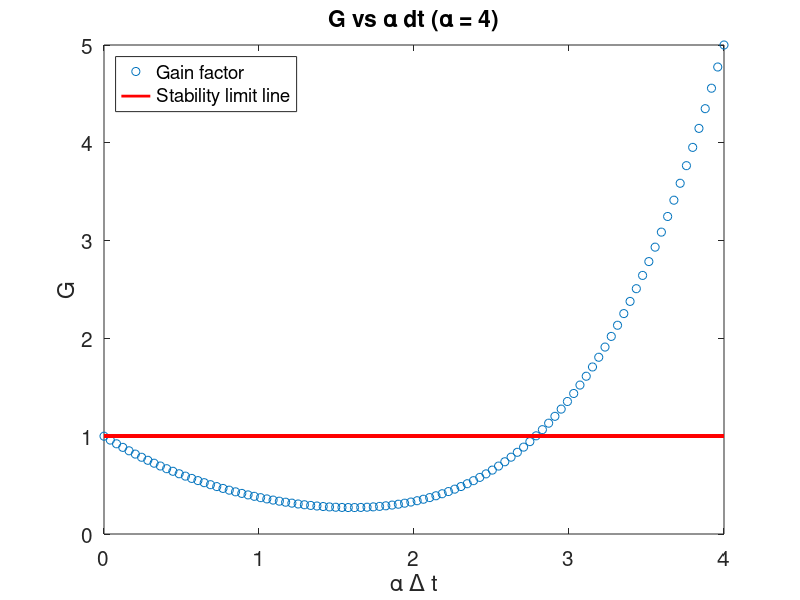

This figure's MATLAB source: (Note: this script raises an error after producing the figure.)
%% Introduction
%Aldous George
%EP 501
%Final Exam
%This code contains excerpts from codes provided by Dr. Zettergen.
%https://github.com/Zettergren-Courses/EP501_matlab/
clc
clearvars
close all
%% Problem 1

n = 100;
dt = linspace(0,1,n);
alpha = 4;
G=zeros(1,n);
for i=1:n
        G(i) = 1-(dt(i)*alpha)+(0.5*(dt(i)*alpha)^2)-...
            ((1/6)*(dt(i)*alpha)^3)+((1/24)*(dt(i)*alpha)^4);
end

figure(1);
alphadt=alpha.*dt;
plot(alphadt,G,'o');
set(gca,'FontSize',15);
ylabel('G');
xlabel('\alpha \Delta t');
hold on
plot(0:0.04:4,ones(101),'r','LineWidth',2);
legend('Gain factor','Stability limit line','Location','NorthWest');
title('G vs \alpha dt (\alpha = 4)')

%1-c
x=linspace(0,20,1000);        %radial independent variable
maxit =100;              %Max Iterations 
tol=1e-3;                %Tolerance
verbose =false;
g = @objfun1;
gprime = @objgradfun1;
ygrid=g(x);
g2 = @objfun2;
ygrid2 = ygrid+2;

for j=1:2
    x0=(j-1);    %Initial condition x_i
    [R(j),it,success]=newton_exact(g,gprime,x0,maxit,tol,verbose);
end
disp(['Real Roots: ', num2str(R)]);
figure(2)
subplot(1,2,1)
plot(x,ygrid)
set(gca,'FontSize',15);
ylim([-1,10]);
xlabel('\Delta t');
ylabel('gain factor');
title('G(\alpha ,\Delta t)-1 = 0')
subplot(1,2,2)
plot(x,ygrid2)
set(gca,'FontSize',15);
ylim([-1,10]);
title('G(\alpha ,\Delta t)+1 = 0')
xlabel('\Delta t');
ylabel('gain factor');

%1-d 
%Gridding in time
N=16;
tmin=0;
tmax=10;
t=linspace(tmin,tmax,N);
%t=[tmin:R(2):tmax];
dt=t(2)-t(1);

%true solution
y0=1;
ybar=y0*exp(-alpha*t);

%RK2
yRK2=zeros(1,N);
yRK2(1)=y0;
for n=2:N
    yhalf=yRK2(n-1)+dt/2*(-alpha*yRK2(n-1));
    yRK2(n)=yRK2(n-1)+dt*(-alpha*yhalf);
end %for

%RK4
yRK4=zeros(1,N);
yRK4(1)=y0;
for n=2:N
    dy1=dt*fRK(t(n-1),yRK4(n-1),alpha);
    dy2=dt*fRK(t(n-1)+dt/2,yRK4(n-1)+dy1/2,alpha);
    dy3=dt*fRK(t(n-1)+dt/2,yRK4(n-1)+dy2/2,alpha);
    dy4=dt*fRK(t(n-1)+dt,yRK4(n-1)+dy3,alpha);
    
    yRK4(n)=yRK4(n-1)+1/6*(dy1+2*dy2+2*dy3+dy4);
end %for

figure(3);
clf;
plot(t,ybar,'o-');
xlabel('t');
ylabel('y(t)');
set(gca,'FontSize',15);
hold on;
plot(t,yRK2,'--')
plot(t,yRK4,'^-')
ylim([0,8]);
legend('Exact','RK2','RK4')
title('f(t,y) = -\alpha y');

%1-e
%Gridding in time
%Recalculating below the limit
N=15;                           %Slightly below the limit
t=linspace(tmin,tmax,N);
dt=t(2)-t(1);

ybar=y0*exp(-alpha*t);

%RK4
yRK4=zeros(1,N);
yRK4(1)=y0;
for n=2:N
    dy1=dt*fRK(t(n-1),yRK4(n-1),alpha);
    dy2=dt*fRK(t(n-1)+dt/2,yRK4(n-1)+dy1/2,alpha);
    dy3=dt*fRK(t(n-1)+dt/2,yRK4(n-1)+dy2/2,alpha);
    dy4=dt*fRK(t(n-1)+dt,yRK4(n-1)+dy3,alpha);
    
    yRK4(n)=yRK4(n-1)+1/6*(dy1+2*dy2+2*dy3+dy4);
end %for

figure(4);
subplot(1,2,1);
plot(t,ybar,'o-');
xlabel('t');
ylabel('y(t)');
set(gca,'FontSize',15);
hold on
plot(t,yRK4,'^-')
legend('Exact','RK4')
title('\Delta t = 0.7143');

%Recalculating above the limit
N=16;                           %Slightly above the limit
t=linspace(tmin,tmax,N);
dt=t(2)-t(1);

ybar=y0*exp(-alpha*t);

%RK4
yRK4=zeros(1,N);
yRK4(1)=y0;
for n=2:N
    dy1=dt*fRK(t(n-1),yRK4(n-1),alpha);
    dy2=dt*fRK(t(n-1)+dt/2,yRK4(n-1)+dy1/2,alpha);
    dy3=dt*fRK(t(n-1)+dt/2,yRK4(n-1)+dy2/2,alpha);
    dy4=dt*fRK(t(n-1)+dt,yRK4(n-1)+dy3,alpha);
    
    yRK4(n)=yRK4(n-1)+1/6*(dy1+2*dy2+2*dy3+dy4);
end %for

figure(4);
subplot(1,2,2);
plot(t,ybar,'o-');
xlabel('t');
ylabel('y(t)');
set(gca,'FontSize',15);
hold on
plot(t,yRK4,'^-')
% ylim([0,8]);
legend('Exact','RK4')
title('\Delta t = 0.6667');

%% Problem 2


%2-d
disp('2-d)');

M = [ -2,2,-4/3,2/3; -1,1/2,-1/6,1/24; 1,1/2,1/6,1/24; 2,2,4/3,2/3];

%% Problem 3
clc
clearvars
close all

%Parameters
lamda=2;
dx=1/64;
lx=65;
dt=5*dx^2/(2*lamda);
x=0:dx:1;


tmax=1024*(1/(lamda*2*pi/(2*dx)^2));
t=0:dt:tmax;
lt=numel(t);

%Boundary Conditions
f=zeros(lx,lt);
f(:,lt)=sin(2*pi*x)+sin(8*pi*x);

%https://www.modellingsimulation.com/p/backward-time-centered-space-approach.html
A=zeros(lx,lx);
b=zeros(1,lx);
%b
ff=f;
%Euler iterations
for n=lt-1:-1:2
    A(1,1)=1;
    b(1)=0; 
    for i=2:lx-1     %interior grid points
        %i-1 coeff
        A(i,i-1)=-lamda/2/dx^2;
        
        %i coeff
        A(i,i)=1/dt+lamda/dx^2;
        
        %i+1 coeff
        A(i,i+1)=-lamda/2/dx^2;
        
        b(i)=ff(i,n+1)/dt+(ff(i+1,n+1)-2*ff(i,n+1)+ff(i-1,n+1))/dx^2*(lamda/2);        
    end %for
    A(lx,lx)=1;
    b(lx)=0;
    
    [Amod,ord] = Gauss_elim(A,b',false);
    fnow=backsub(Amod(ord,:));
    ff(:,n)=fnow;
end %for
ff=flip(ff,2);

%d
fs=f;


figure(1);
subplot(131);
imagesc(t,x,ff);
colorbar;
axis xy;
xlabel('time (s)');
ylabel('x (m)')
title('Euler')
set(gca,'FontSize',16);

subplot(132);
imagesc(t,x,fs);
colorbar;
axis xy;
xlabel('time (s)');
ylabel('x (m)')
title('Second order')
set(gca,'FontSize',16);

%Compute and plot the analytical solution (see course repository ./test_problems/ for derivation)
[T,X]=meshgrid(t,x);
exact=exp(-4*pi^2*lamda*T).*sin(2*pi*X)+exp(-64*pi^2*lamda*T).*sin(8*pi*X);

figure(1);
subplot(133);
imagesc(t,x,exact);
colorbar;
axis xy;
xlabel('time (s)');
ylabel('x (m)');
title('Exact');
set(gca,'FontSize',16);